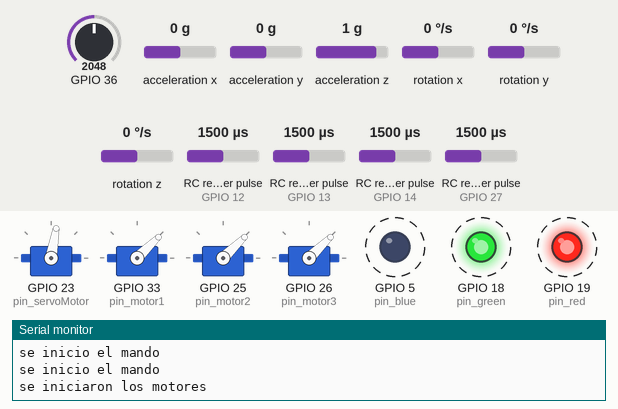
This sketch was run on a simulated ESP32. Shown: 4 × servo, output pins drawn as LEDs (lit = HIGH), the last lines printed to the serial monitor. Wiring (inferred from the names in the program): 4 × RC receiver channel: data GPIO 12 / data GPIO 13 / data GPIO 14 / data GPIO 27; MPU-6050 motion sensor at I2C address 0x68. Dashed ring = blinking. Inputs (shaded band) come from the test bench; at power-on: RC receiver pulse (sensors on GPIO 27, GPIO 12, GPIO 13, GPIO 14) 1500 µs, GPIO 36 = 2048, acceleration x 0 g, acceleration y 0 g, acceleration z 1 g, rotation x 0 °/s, rotation y 0 °/s, rotation z 0 °/s.

Above: at 16.7 s.
16.8 s: RC receiver pulse (sensor on GPIO 27) set to 1020 µs
At 17.4 s:
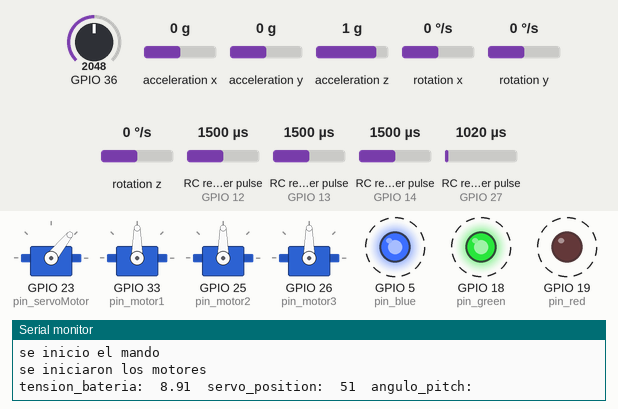
20.3 s: RC receiver pulse (sensor on GPIO 12) set to 1250 µs
At 21.9 s:
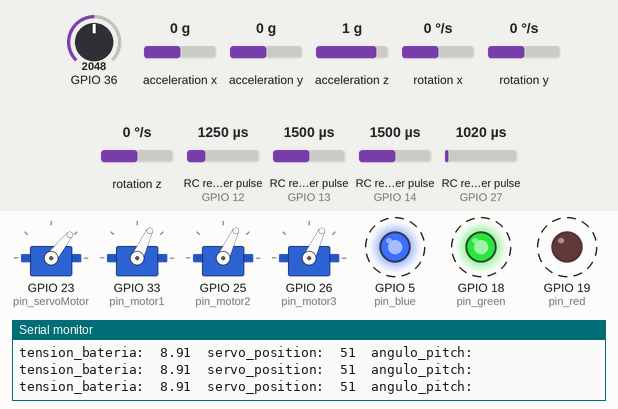
24.0 s: RC receiver pulse (sensor on GPIO 27) set to 1250 µs
At 24.9 s:
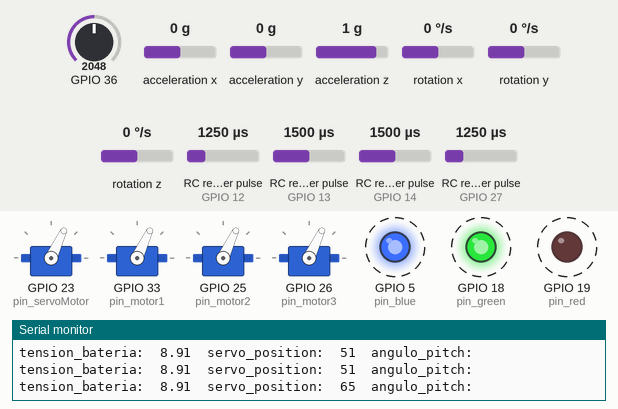
27.5 s: RC receiver pulse (sensor on GPIO 12) set to 1500 µs
At 28.0 s:
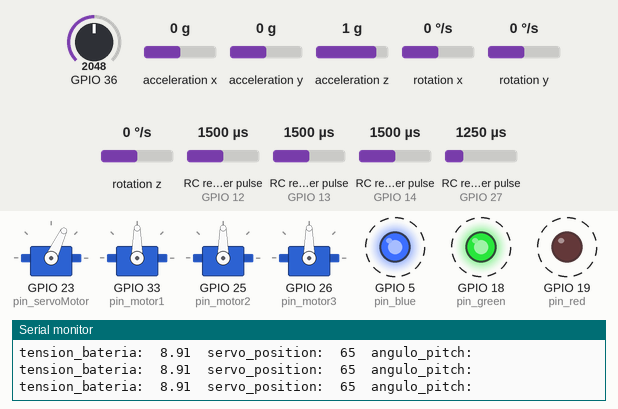
31.0 s: RC receiver pulse (sensor on GPIO 27) set to 1750 µs
At 32.5 s:
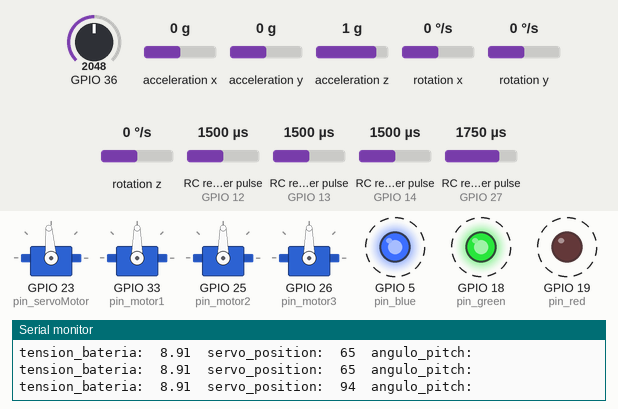
34.6 s: RC receiver pulse (sensor on GPIO 12) set to 1750 µs
At 35.6 s:
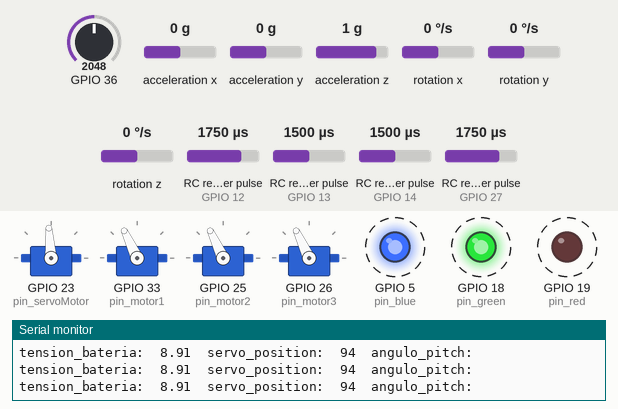
Timing chart, 0 to 39.1 s (numbered marks = the images above; inputs shaded):
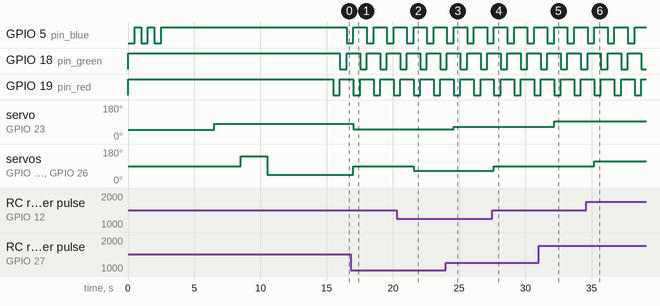

Measured:
- after the input at 16.8 s, servo on GPIO 23 (pin_servoMotor): 80° → 51° after 0.22 s
- after the input at 20.3 s, servo on GPIO 33 (pin_motor1), servo on GPIO 25 (pin_motor2), servo on GPIO 26 (pin_motor3): 90° → 65° after 1.3 s
- after the input at 24.0 s, servo on GPIO 23 (pin_servoMotor): 51° → 65° after 0.59 s
- after the input at 27.5 s, servo on GPIO 33 (pin_motor1), servo on GPIO 25 (pin_motor2), servo on GPIO 26 (pin_motor3): 65° → 90° after 0.12 s
- after the input at 31.0 s, servo on GPIO 23 (pin_servoMotor): 65° → 94° after 1.2 s
- after the input at 34.6 s, servo on GPIO 33 (pin_motor1), servo on GPIO 25 (pin_motor2), servo on GPIO 26 (pin_motor3): 90° → 115° after 0.60 s
- by itself, GPIO 5 (pin_blue): alternates HIGH for 1.0 s and LOW for 0.52 s
- by itself, GPIO 18 (pin_green), GPIO 19 (pin_red): alternates HIGH for 1.0 s and LOW for 0.50 s

The sketch:

pruebaFinal.ino
```cpp
#include <ESP32Servo.h>
#include <Wire.h>

Servo servoMotor;
Servo motor1;
Servo motor2;
Servo motor3;

int servo_position;
int max_servo_position = 110;
int min_servo_position = 50;

// MPU6050
#define MPU6050_adress 0x68
float gyro_Z, gyro_X, gyro_Y, temperature, gyro_X_cal, gyro_Y_cal, gyro_Z_cal;
int gx, gy, gz, cal_int;
float acc_total_vector, ax, ay, az;
bool set_gyro_angles, accCalibOK  = false;
float acc_X_cal, acc_Y_cal, acc_Z_cal, angulo_pitch_acc, angulo_roll_acc, angulo_pitch, angulo_roll;

#define usCiclo 5000

//definicion de pines
#define pin_red 19
#define pin_green 18
#define pin_blue 5
#define pin_motor1 33
#define pin_motor2 25
#define pin_motor3 26
#define pin_servoMotor 23
#define pin_INT_Throttle 12 // Pin Throttle del mando RC
#define pin_INT_Yaw 27      // Pin Yaw del mando RC
#define pin_INT_Pitch 14    // Pin Pitch del mando RC
#define pin_INT_Roll 13     // Pin Roll del mando RC

//variables mando rc
float RC_Throttle_consigna, RC_Pitch_consigna, RC_Roll_consigna, RC_Yaw_consigna;

// AJUSTE MANDO RC - THROTLLE
const int us_max_Throttle_adj = 2000;
const int us_min_Throttle_adj = 950;
const float us_max_Throttle_raw = 2014;
const float us_min_Throttle_raw = 989;

// AJUSTE MANDO RC - PITCH
const float us_max_Pitch_raw = 2014;
const float us_min_Pitch_raw = 989;
const int us_max_Pitch_adj = -30;   // <-- Si teneis la entrada Pitch invertido sustituid este valor
const int us_min_Pitch_adj = 30;

// AJUSTE MANDO RC - ROLL
const float us_max_Roll_raw = 2014;
const float us_min_Roll_raw = 989;
const int us_max_Roll_adj = 30;     // <-- Si teneis la entrada Roll invertido sustituid este valor
const int us_min_Roll_adj = -30;

// AJUSTE MANDO RC - YAW
const float us_max_Yaw_raw = 2014;
const float us_min_Yaw_raw = 989;
const int us_max_Yaw_adj = 30;      // <-- Si teneis la entrada Yaw invertido sustituid este valor
const int us_min_Yaw_adj = -30;

volatile long Throttle_HIGH_us;
volatile int RC_Throttle_raw;

volatile long Pitch_HIGH_us;
volatile int RC_Pitch_raw;

volatile long Roll_HIGH_us;
volatile int RC_Roll_raw;

volatile long Yaw_HIGH_us;
volatile int RC_Yaw_raw;

long loop_timer, tiempo_ejecucion;

// INTERRUPCIÓN MANDO RC --> THROTTLE
void INT_Throttle() {
  if (digitalRead(pin_INT_Throttle) == HIGH)
    Throttle_HIGH_us = micros();
  else
    RC_Throttle_raw = micros() - Throttle_HIGH_us;
}

// INTERRUPCIÓN MANDO RC --> PITCH
void INT_Pitch() {
  if (digitalRead(pin_INT_Pitch) == HIGH)
    Pitch_HIGH_us = micros();
  else
    RC_Pitch_raw = micros() - Pitch_HIGH_us;
}

// INTERRUPCIÓN MANDO RC --> ROLL
void INT_Roll() {
  if (digitalRead(pin_INT_Roll) == HIGH)
    Roll_HIGH_us = micros();
  else
    RC_Roll_raw = micros() - Roll_HIGH_us;
}

// INTERRUPCIÓN MANDO RC --> YAW
void INT_Yaw() {
  if (digitalRead(pin_INT_Yaw) == HIGH)
    Yaw_HIGH_us = micros();
  else
    RC_Yaw_raw = micros() - Yaw_HIGH_us;
}

float  tension_bateria, lectura_bat = 0.00;

void setup() {
  Serial.begin(115200);
  Serial.println("Iniciando configuración...");
  //Wire.begin();
  ledStart();
  mandoRCStart();
  motorStart();
  //MPU6050Start();
  //MPU6050Calibrate();


  loop_timer = micros(); // Inicializar temporizador
}

void loop() {
  led("ok");
  MPU6050Eject();
  bateryRead();
  mandoRCRead();
  //MPU6050Eject();
  motortest();


  Serial.print("tension_bateria:");
  Serial.print("\t");
  Serial.print(tension_bateria);
  Serial.print("\t");
  Serial.print("servo_position:");
  Serial.print("\t");
  Serial.print(servo_position);
  Serial.print("\t");
  Serial.println("angulo_pitch:");
  //Serial.print("\t");
  //Serial.print(angulo_pitch);
  //Serial.print("\t");
  //Serial.print("angulo_roll:");
  //Serial.print("\t");
  //Serial.println(angulo_roll);


}

void MPU6050Eject(){
  // Nuevo ciclo
  while (micros() - loop_timer < usCiclo);
  tiempo_ejecucion = (micros() - loop_timer) / 1000;
  loop_timer = micros();

  MPU6050_leer();     // Leer sensor MPU6050
  MPU6050_procesar(); // Procesar datos del sensor MPU6050
}

void MPU6050Start(){
  Wire.beginTransmission(MPU6050_adress);
  Wire.write(0x6B);                          // PWR_MGMT_1 registro 6B hex
  Wire.write(0x00);                          // 00000000 para activar
  Wire.endTransmission();
  Wire.beginTransmission(MPU6050_adress);
  Wire.write(0x1B);                          // GYRO_CONFIG registro 1B hex
  Wire.write(0x08);                          // 00001000: 500dps
  Wire.endTransmission();
  Wire.beginTransmission(MPU6050_adress);
  Wire.write(0x1C);                          // ACCEL_CONFIG registro 1C hex
  Wire.write(0x10);                          // 00010000: +/- 8g
  Wire.endTransmission();
    Serial.println("se inicio el sensor mpu6050");

}

// Leer sensor MPU6050
void MPU6050_leer() {
  // Los datos del giroscopio y el acelerómetro se encuentran de la dirección 3B a la 14
  Wire.beginTransmission(MPU6050_adress);       // Empezamos comunicación
  Wire.write(0x3B);                             // Pedir el registro 0x3B (AcX)
  Wire.endTransmission();
  Wire.requestFrom(MPU6050_adress, 14);         // Solicitar un total de 14 registros
  while (Wire.available() < 14);                // Esperamos hasta recibir los 14 bytes

  ax = Wire.read() << 8 | Wire.read();          // 0x3B (ACCEL_XOUT_H) & 0x3C (ACCEL_XOUT_L)
  ay = Wire.read() << 8 | Wire.read();          // 0x3D (ACCEL_YOUT_H) & 0x3E (ACCEL_YOUT_L)
  az = Wire.read() << 8 | Wire.read();          // 0x3F (ACCEL_ZOUT_H) & 0x40 (ACCEL_ZOUT_L)
  temperature = Wire.read() << 8 | Wire.read(); // 0x41 (TEMP_OUT_H) & 0x42 (TEMP_OUT_L)
  gx = Wire.read() << 8 | Wire.read();          // 0x43 (GYRO_XOUT_H) & 0x44 (GYRO_XOUT_L)
  gy = Wire.read() << 8 | Wire.read();          // 0x45 (GYRO_YOUT_H) & 0x46 (GYRO_YOUT_L)
  gz = Wire.read() << 8 | Wire.read();          // 0x47 (GYRO_ZOUT_H) & 0x48 (GYRO_ZOUT_L)
}

// Cálculo de velocidad angular (º/s) y ángulo (º)
void MPU6050_procesar() {

  // Restar valores de calibración del acelerómetro
  ax -= acc_X_cal;
  ay -= acc_Y_cal;
  az -= acc_Z_cal;
  az  = az + 4096;

  // Restar valores de calibración del giroscopio y calcular
  // velocidad angular en º/s. Leer 65.5 en raw equivale a 1º/s
  gyro_X = (gx - gyro_X_cal) / 65.5;
  gyro_Y = (gy - gyro_Y_cal) / 65.5;
  gyro_Z = (gz - gyro_Z_cal) / 65.5;

  // Calcular ángulo de inclinación con datos del giroscopio
  // 0.000000266 = tiempo_ejecucion / 1000 / 65.5 * PI / 180
  angulo_pitch += gyro_X * tiempo_ejecucion / 1000;
  angulo_roll  += gyro_Y * tiempo_ejecucion / 1000;
  angulo_pitch += angulo_roll  * sin((gz - gyro_Z_cal) * tiempo_ejecucion  * 0.000000266);
  angulo_roll  -= angulo_pitch * sin((gz - gyro_Z_cal) * tiempo_ejecucion  * 0.000000266);

  // Calcular vector de aceleración
  // 57.2958 = Conversion de radianes a grados 180/PI
  acc_total_vector  = sqrt(pow(ay, 2) + pow(ax, 2) + pow(az, 2));
  angulo_pitch_acc  = asin((float)ay / acc_total_vector) * 57.2958;
  angulo_roll_acc   = asin((float)ax / acc_total_vector) * -57.2958;

  // Filtro complementario
  if (set_gyro_angles) {
    angulo_pitch = angulo_pitch * 0.99 + angulo_pitch_acc * 0.01;
    angulo_roll  = angulo_roll  * 0.99 + angulo_roll_acc  * 0.01;
  }
  else {
    angulo_pitch = angulo_pitch_acc;
    angulo_roll  = angulo_roll_acc;
    set_gyro_angles = true;
  }
}

void MPU6050Calibrate(){
    // Calibrar giroscopio y acelerómetro. El sensor tiene que estar inmovil y en una supercifie plana.
  // Leer los datos del MPU6050 3000 veces y calcular el valor medio
  for (cal_int = 0; cal_int < 3000 ; cal_int ++) {
    MPU6050_leer();   // Leer sensor MPU6050
    gyro_X_cal += gx;
    gyro_Y_cal += gy;
    gyro_Z_cal += gz;
    acc_X_cal  += ax;
    acc_Y_cal  += ay;
    acc_Z_cal  += az;
    delayMicroseconds(50);
  }
  gyro_X_cal = gyro_X_cal / 3000;
  gyro_Y_cal = gyro_Y_cal / 3000;
  gyro_Z_cal = gyro_Z_cal / 3000;
  acc_X_cal  = acc_X_cal  / 3000;
  acc_Y_cal  = acc_Y_cal  / 3000;
  acc_Z_cal  = acc_Z_cal  / 3000;
  accCalibOK = true;
  Serial.println("se calibro el sensor");
}

void motortest(){
  if(RC_Throttle_consigna>=1000){
    motor1.writeMicroseconds(RC_Throttle_consigna);
    motor2.writeMicroseconds(RC_Throttle_consigna);
    motor3.writeMicroseconds(RC_Throttle_consigna);
  }
  if(true){
    servo_position = map(RC_Yaw_consigna,us_min_Yaw_adj, us_max_Yaw_adj,min_servo_position,max_servo_position);
    servoMotor.write(servo_position);
  }
}

void motorStart(){
  servoMotor.attach(pin_servoMotor);
  motor1.attach(pin_motor1);
  motor2.attach(pin_motor2);
  motor3.attach(pin_motor3);

  servoMotor.write(min_servo_position);
  delay(2000);
  servoMotor.write(min_servo_position);
  delay(2000);
  servoMotor.write(80);
  delay(2000);
  motor1.writeMicroseconds(2000);
  motor2.writeMicroseconds(2000);
  motor3.writeMicroseconds(2000);
  delay(2000);
  motor1.writeMicroseconds(1000);
  motor2.writeMicroseconds(1000);
  motor3.writeMicroseconds(1000);


  delay(5000);
  Serial.println("se iniciaron los motores");


}

void mandoRCStart(){
  // Declaración de pines como entrada
  Serial.println("se inicio el mando");
  pinMode(pin_INT_Yaw, INPUT_PULLUP);
  pinMode(pin_INT_Throttle, INPUT_PULLUP);
  pinMode(pin_INT_Pitch, INPUT_PULLUP);
  pinMode(pin_INT_Roll, INPUT_PULLUP);

  // Configuración de interrupciones con attachInterrupt
  attachInterrupt(digitalPinToInterrupt(pin_INT_Yaw), INT_Yaw, CHANGE);
  attachInterrupt(digitalPinToInterrupt(pin_INT_Throttle), INT_Throttle, CHANGE);
  attachInterrupt(digitalPinToInterrupt(pin_INT_Pitch), INT_Pitch, CHANGE);
  attachInterrupt(digitalPinToInterrupt(pin_INT_Roll), INT_Roll, CHANGE);
  Serial.println("se inicio el mando");
}

void mandoRCRead(){
    // Esperar un intervalo fijo (10 ms)
  while (micros() - loop_timer < 10000);
  tiempo_ejecucion = (micros() - loop_timer) / 1000;
  loop_timer = micros();

   // Ecuaciones de procesamiento
  RC_Throttle_consigna = map(RC_Throttle_raw, us_min_Throttle_raw, us_max_Throttle_raw, us_min_Throttle_adj, us_max_Throttle_adj);
  RC_Pitch_consigna    = map(RC_Pitch_raw, us_min_Pitch_raw, us_max_Pitch_raw, us_min_Pitch_adj, us_max_Pitch_adj);
  RC_Roll_consigna     = map(RC_Roll_raw, us_min_Roll_raw, us_max_Roll_raw, us_min_Roll_adj, us_max_Roll_adj);
  RC_Yaw_consigna      = map(RC_Yaw_raw, us_min_Yaw_raw, us_max_Yaw_raw, us_min_Yaw_adj, us_max_Yaw_adj);
}

void bateryRead(){
  while (micros() - loop_timer < usCiclo);  // Hacemos una lectura cada 'usCiclo' microsegundos
  loop_timer = micros();

  lectura_bat = analogRead(36);
  tension_bateria =  5.4* (lectura_bat * 3.3  / 4095);
}

void color(int R,int G, int B){
  R=255-R;
  G=255-G;
  B=255-B;
  analogWrite(pin_red,R);
  analogWrite(pin_green,G);
  analogWrite(pin_blue,B);
}

void ledStart(){
  pinMode(pin_red, OUTPUT);
    pinMode(pin_green, OUTPUT);
    pinMode(pin_blue, OUTPUT);
    color(0,0,255);
    delay(500);
    color(0,0,0);
    delay(500);
    color(0,0,255);
    delay(500);
    color(0,0,0);
    delay(500);
    color(0,0,255);
    delay(500);
    color(0,0,0);
    Serial.println("se iniciaron los leds");
}

void led(String state){
  if (state =="ok"){
    color(255,0,0);
    delay(500);
    color(0,255,0);
    delay(500);
    color(0,0,255);
    delay(500);
  }

}
```
